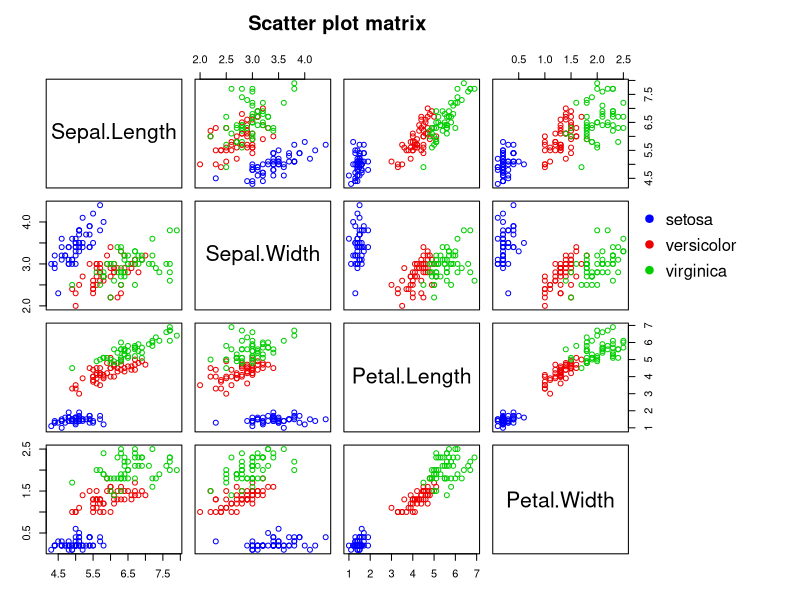

Recreate this plot in R.
# ####
# title:   Scatter plot matrix of iris dataset
# author:  learnusezone@gmail.com
# from-to: 2020-12-19-
# purpose: static scatter plot matrix of iris dataset
# note:    -
# ####


# plots
graphics::par(lwd = 1)  # line width (pairs / plot, legend; not axes)


# scatter plot matrix
graphics::pairs(iris[, -5], col = c("blue", "red2", "green3")[iris$Species],
                main = "Scatter plot matrix",
                oma = c(3, 3, 5.5, 12.5))
graphics::legend(0.82, 0.7,      # "bottomright", ...
                 legend = base::as.vector(base::unique(iris$Species)),
                 col = c("blue", "red2", "green3"),
                 pch = 19,
                 bty = "n")

